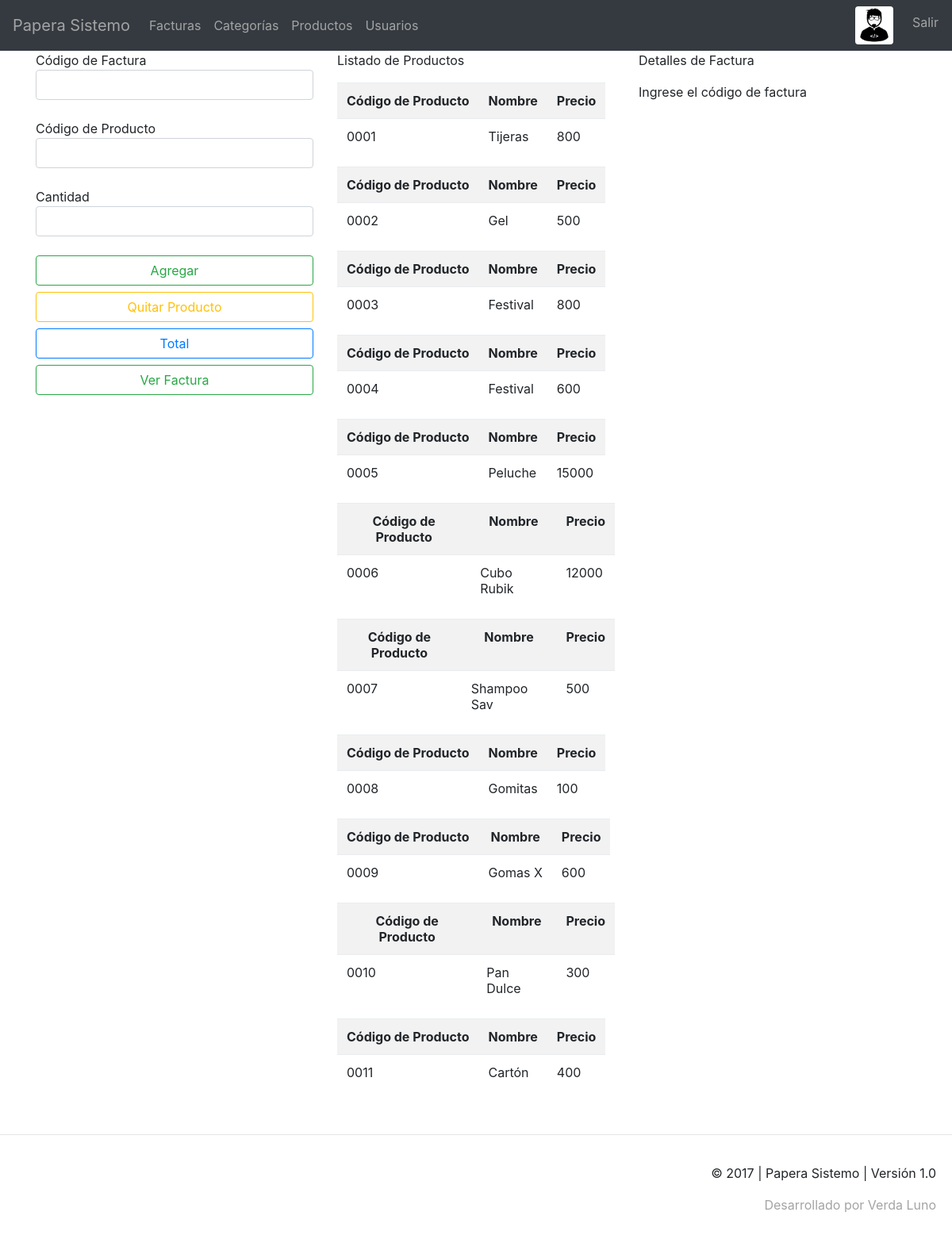
The app's page /ventanas/detalles_factura.php (signed in) with its own data.
### tables this page shows
CREATE TABLE `productos` (
  `cod_c` varchar(10) NOT NULL,
  `cod_p` varchar(10) NOT NULL,
  `nombre` varchar(30) NOT NULL,
  `tamanio` varchar(30) NOT NULL,
  `color` varchar(30) NOT NULL,
  `costo_u` varchar(30) NOT NULL,
  `existencias` varchar(30) NOT NULL
);

### abrir_conexion.php (called while the page is built, shortened)
<?php
    $tablaproductos = "productos";
?>

### ventanas/detalles_factura.php (the view, shortened to what this page needs)
<?php
    include("header.php");
?>
    <div class="container">
        <div class="row">
            <div class="col-md-4">
                <form method="POST" action="detalles_factura.php">
                    <div class="form-group">
                    Código de Factura <input class="form-control" type="text" name="cod_f"><br/>
                    Código de Producto <input class="form-control" type="text" name="cod_p"><br/>
                    Cantidad <input class="form-control" type="text" name="cantidad"><br/>
                    <input class="btn btn-block btn-outline-success" name="btna" type="submit" value="Agregar">
                    <input class="btn btn-block btn-outline-warning" name="btnq" type="submit" value="Quitar Producto">
                    <input class="btn btn-block btn-outline-primary" name="btnt" type="submit" value="Total">
                    <input class="btn btn-block btn-outline-success" name="btnv" type="submit" value="Ver Factura">
                    </div>
                </form>
            </div>
            <div class="col-md-4">
                <?php
            echo "<p> Listado de Productos </p>";
            include("../abrir_conexion.php");
               $resultados = mysqli_query($conexion,"SELECT * FROM $tablaproductos");
               while($consulta = mysqli_fetch_array($resultados)){
                echo
                    "
                      <table class=\"table table-striped table-responsive\" width=\"100%\">
                        <tr>
                          <td><b><center>Código de Producto</center></b></td>
                          <td><b><center>Nombre</center></b></td>
                          <td><b><center>Precio</center></b></td>
                        </tr>
                        <tr>
                          <td>".$consulta['cod_p']."</td>
                          <td>".$consulta['nombre']."</td>
                          <td>".$consulta['costo_u']."</td>
                        </tr>
                      </table>
                    ";
                }
                ?>
            </div>
            <div class="col-md-4">
                <?php
                echo "<p>Detalles de Factura</p>";
                    $codf = $_POST['cod_f'];
                    if($codf==""){
                        echo "Ingrese el código de factura";
                    }
                ?>
            </div>
        </div>
    </div>
<?php
    include("footer.php");
?>

### css/estilos.css (style rules this page uses)
body { max-width:100%; }

### records on screen
productos: cod_p "0001", nombre "Tijeras", costo_u "800"
productos: cod_p "0002", nombre "Gel", costo_u "500"
productos: cod_p "0003", nombre "Festival", costo_u "800"
productos: cod_p "0004", nombre "Festival", costo_u "600"
productos: cod_p "0005", nombre "Peluche", costo_u "15000"
productos: cod_p "0006", nombre "Cubo Rubik", costo_u "12000"
productos: cod_p "0007", nombre "Shampoo Sav", costo_u "500"
productos: cod_p "0008", nombre "Gomitas", costo_u "100"
productos: cod_p "0009", nombre "Gomas X", costo_u "600"
productos: cod_p "0010", nombre "Pan Dulce", costo_u "300"
productos: cod_p "0011", nombre "Cartón", costo_u "400"
